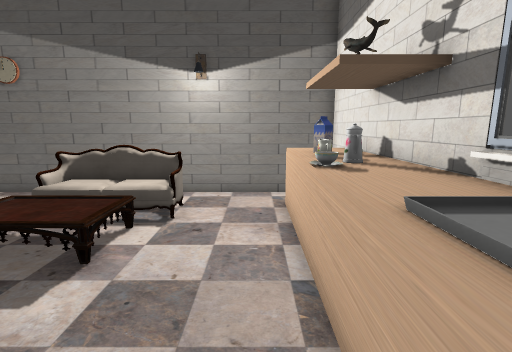
[1] (above)

12 first-person views from a walk through a level from a Godot 3-D game. The camera is 1.3 m above the floor, tilts 10° down and sees 85° across. The floor is counted in squares, 0.5 m on a side. Each view is taken from the middle of a square. On the plan, view 1 faces up. The plan holds only what a view shows up to about 19 squares ahead; the rest is blank. Door leaves are left out where a doorway can be walked through. Some surface patterns are stand-ins.

[2]
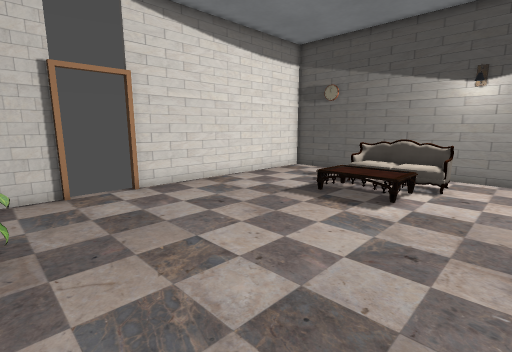

[3]
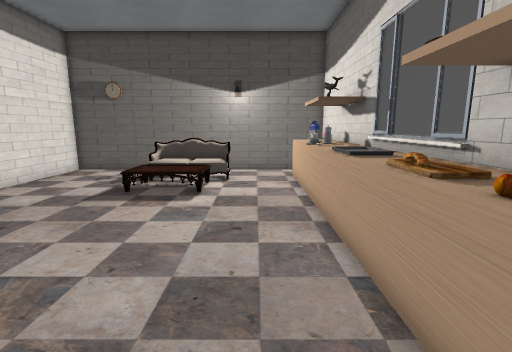

[4]
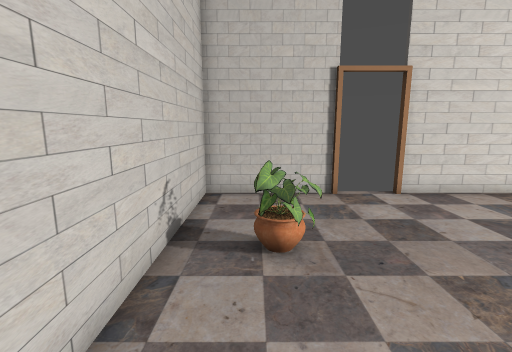

[5]
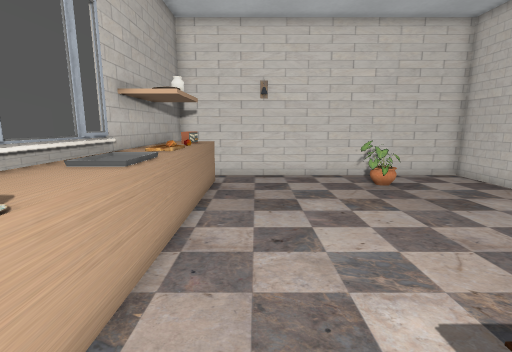

[6]
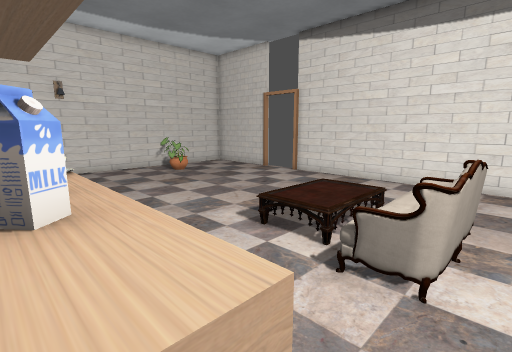

[7]
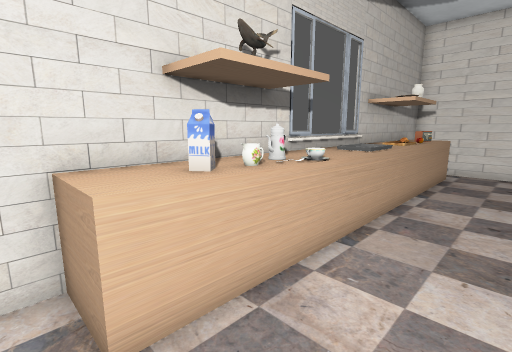

[8]
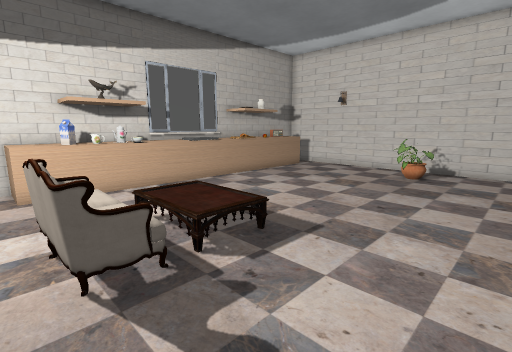

[9]
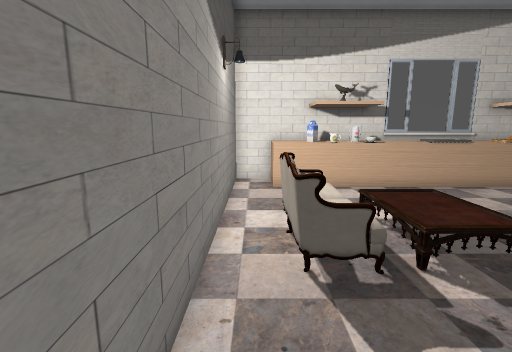

[10]
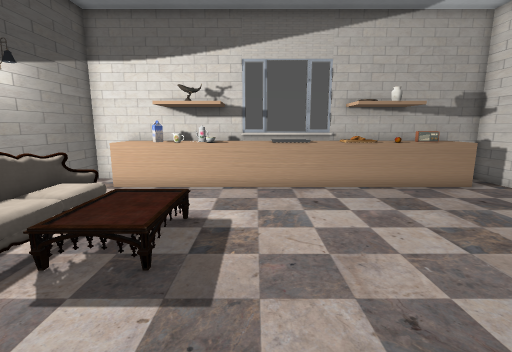

[11]
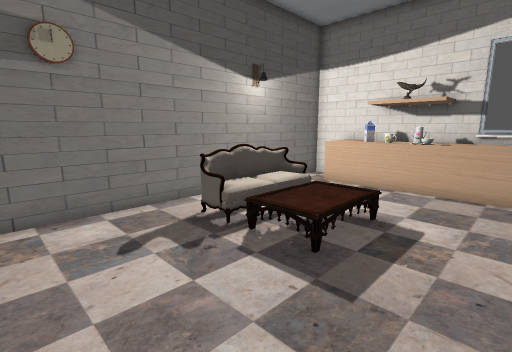

[12]
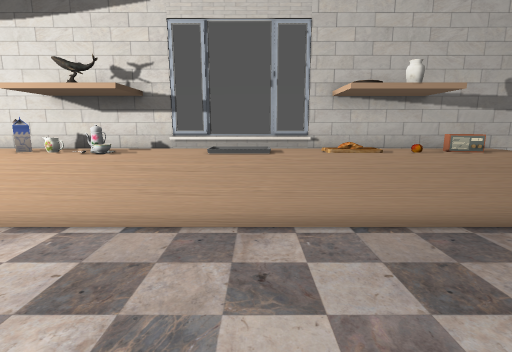

### Floor plan
Key: @ floor where view 1 was taken; # wall or solid block; . main floor; : floor 0.5 m higher than the main floor; / step, stairs or slope; D open door; = window, fence, low wall or low ledge; ^ raised ledge; S sofa; C cup; P pot; H shelf; A apple; R radio; O other object.
Columns run from 12 left of view 1 to 3 right of it. Each row starts with its distance up from view 1.
 11 ################
 10 #..............#
  9 #.....SSSS...^^^
  8 #...../::/...^O^
  7 #.....////...=O#
  6 #.....:::/...=##
  5 #.....////...CP#
  4 #............^^^
  3 #............^^#
  2 #............^^#
  1 #............^^#
  0 #...........@^^#
 -1 D............^H#
 -2 D............=^#
 -3 D............=A#
 -4 #............=##
 -5 #....==......#R^
 -6 #...===......^^^
 -7 #..............#
 -8 ################

Positions as (right, up) in squares from view 1, and headings:
1: (0, 0), facing up
2: (0, -5), facing up-left
3: (-1, -6), facing up
4: (-1, -6), facing left
5: (-1, 7), facing down
6: (2, 10), facing down-left
7: (-2, 10), facing down-right
8: (-11, 10), facing down-right
9: (-11, 10), facing right
10: (-11, 3), facing right
11: (-11, 2), facing up-right
12: (-6, 1), facing right
